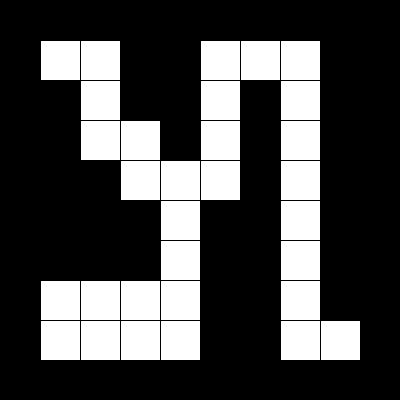
Frame 1 (no input)
Frame 60 (the mouse pressed at the canvas centre just before this capture): identical to frame 1, image omitted
Frame 120 (the mouse held since frame 60 and released just before this capture): identical to frame 1, image omitted

The Processing sketch that drew this single still picture (run headless with seeded random() and noise(); from frame 60 on, the mouse is pressed at the canvas centre):

// Processing sketch: week15_5_maze_2D_array_draw
// ── week15_5_maze_2D_array_draw.pde
//week15_5_maze_2D_array_draw
int [][]maze = {
  {1,1,1,1,1,1,1,1,1,1},
  {1,0,0,1,1,0,0,0,1,1},
  {1,1,0,1,1,0,1,0,1,1},
  {1,1,0,0,1,0,1,0,1,1},
  {1,1,1,0,0,0,1,0,1,1},
  {1,1,1,1,0,1,1,0,1,1},
  {1,1,1,1,0,1,1,0,1,1},
  {1,0,0,0,0,1,1,0,1,1},
  {1,0,0,0,0,1,1,0,0,1},
  {1,1,1,1,1,1,1,1,1,1},
};
void setup(){
  size(400,400);
}
void draw(){
  for(int i=0;i<maze.length;i++){
    for(int j=0;j<maze[0].length;j++){
      if(maze[i][j]==1)fill(0);
      else fill(255);
      rect(j*40,i*40,40,40);
    }
  }
}
